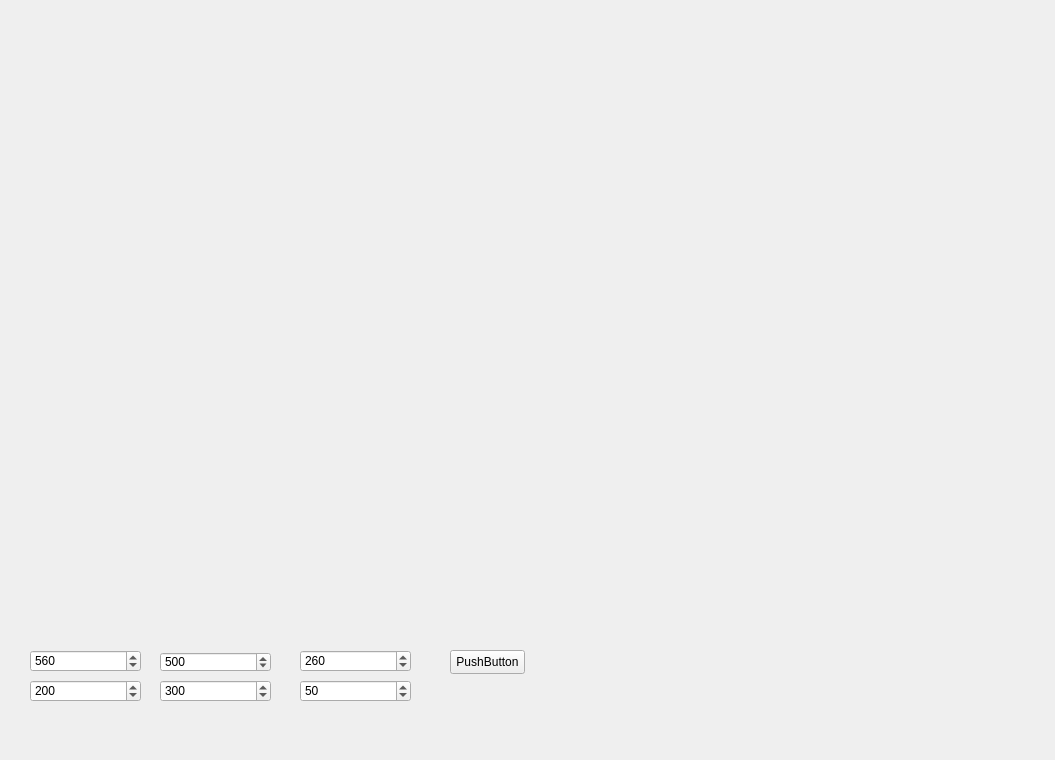
<?xml version="1.0" encoding="UTF-8"?>
<ui version="4.0">
 <class>Widget</class>
 <widget class="QWidget" name="Widget">
  <property name="geometry">
   <rect>
    <x>0</x>
    <y>0</y>
    <width>1055</width>
    <height>760</height>
   </rect>
  </property>
  <property name="windowTitle">
   <string>Widget</string>
  </property>
  <widget class="QSpinBox" name="spinBox">
   <property name="geometry">
    <rect>
     <x>30</x>
     <y>650</y>
     <width>111</width>
     <height>22</height>
    </rect>
   </property>
   <property name="maximum">
    <number>1000</number>
   </property>
   <property name="singleStep">
    <number>10</number>
   </property>
   <property name="value">
    <number>560</number>
   </property>
  </widget>
  <widget class="QSpinBox" name="spinBox_2">
   <property name="geometry">
    <rect>
     <x>30</x>
     <y>680</y>
     <width>111</width>
     <height>22</height>
    </rect>
   </property>
   <property name="maximum">
    <number>1000</number>
   </property>
   <property name="singleStep">
    <number>10</number>
   </property>
   <property name="value">
    <number>200</number>
   </property>
  </widget>
  <widget class="QSpinBox" name="spinBox_3">
   <property name="geometry">
    <rect>
     <x>160</x>
     <y>652</y>
     <width>111</width>
     <height>20</height>
    </rect>
   </property>
   <property name="maximum">
    <number>1000</number>
   </property>
   <property name="singleStep">
    <number>10</number>
   </property>
   <property name="value">
    <number>500</number>
   </property>
  </widget>
  <widget class="QSpinBox" name="spinBox_4">
   <property name="geometry">
    <rect>
     <x>160</x>
     <y>680</y>
     <width>111</width>
     <height>22</height>
    </rect>
   </property>
   <property name="maximum">
    <number>1000</number>
   </property>
   <property name="singleStep">
    <number>10</number>
   </property>
   <property name="value">
    <number>300</number>
   </property>
  </widget>
  <widget class="QSpinBox" name="spinBox_5">
   <property name="geometry">
    <rect>
     <x>300</x>
     <y>650</y>
     <width>111</width>
     <height>22</height>
    </rect>
   </property>
   <property name="maximum">
    <number>1000</number>
   </property>
   <property name="singleStep">
    <number>10</number>
   </property>
   <property name="value">
    <number>260</number>
   </property>
  </widget>
  <widget class="QSpinBox" name="spinBox_6">
   <property name="geometry">
    <rect>
     <x>300</x>
     <y>680</y>
     <width>111</width>
     <height>22</height>
    </rect>
   </property>
   <property name="maximum">
    <number>1000</number>
   </property>
   <property name="singleStep">
    <number>10</number>
   </property>
   <property name="value">
    <number>50</number>
   </property>
  </widget>
  <widget class="QPushButton" name="pushButton">
   <property name="geometry">
    <rect>
     <x>450</x>
     <y>650</y>
     <width>75</width>
     <height>24</height>
    </rect>
   </property>
   <property name="text">
    <string>PushButton</string>
   </property>
  </widget>
 </widget>
 <resources/>
 <connections/>
</ui>
